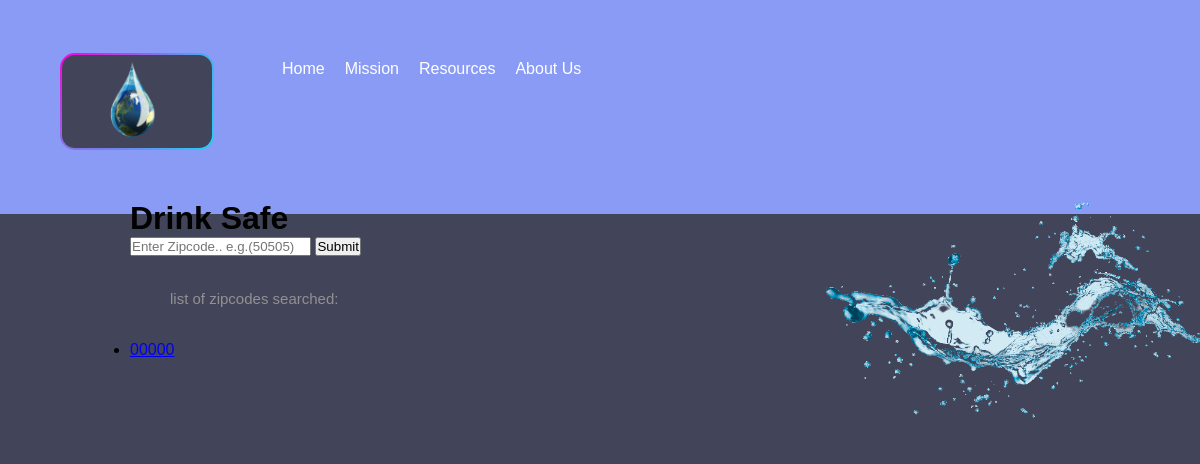
Before: /Home/ with the older database file.
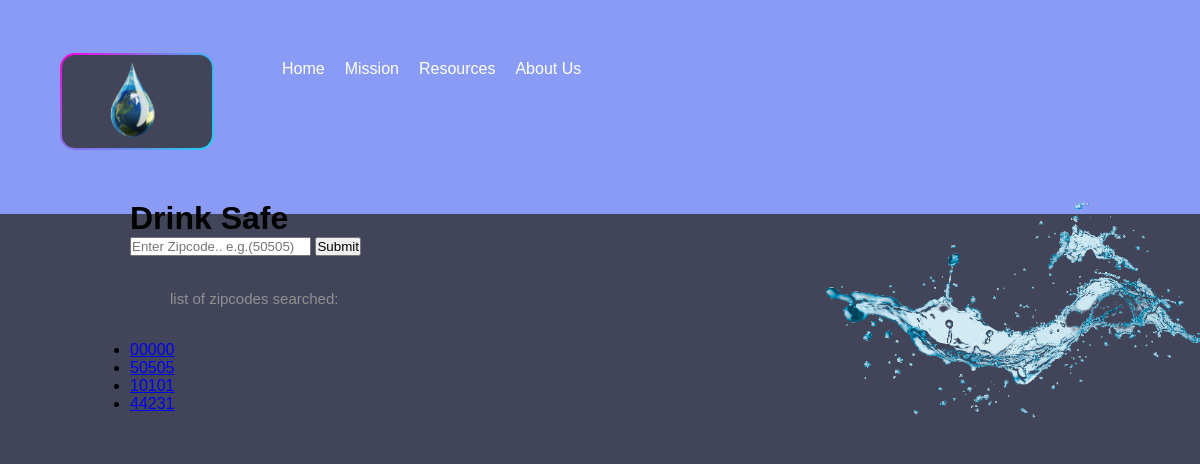
After: the same page with the newer database file.
### Home/models.py (models this page shows, shortened)
class Zipcode(models.Model):
    areaCode = models.TextField('zipcode', max_length=5)
    entered = models.DateTimeField('date published')

### Home/views.py (the view)
# urls.py: path('', views.index, name='index'),
def index(request):
    zipcode_list = Zipcode.objects.order_by('entered')[:5]
    template = loader.get_template('Home/index.html')
    context = {
        'zipcode_list': zipcode_list,
    }
    if request.method == 'POST':
        zip = request.POST.get('areaCode')
        z = Zipcode(areaCode=str(zip), entered=timezone.now())
        z.save()
    return HttpResponse(template.render(context, request))

### Home/templates/Home/index.html (shortened to what this page needs)
<head>
	{% load static %}
	<link rel ="stylesheet" href="{% static 'Home/FrontEnd.css' %}">
</head>
<body>
	<div class="container">
		<div class = "menu">
			<ul>
				<li class = "logo"><img src="{% static 'Home/tapwater.png' %}"></li>
				<li>Home</li>
				<li>Mission</li>
				<li>Resources</li>
				<li>About Us</li>
			</ul>
		</div>
		<div class="topText">
			<h1>Drink Safe</h1>
			<div class="app-text">
				<form action='/Home/' method='post'>{% csrf_token %}
					<input class="search" type="text" name="areaCode" placeholder="Enter Zipcode.. e.g.(50505)">
					<input type="submit">
				</form>
				<P>list of zipcodes searched:<br>
				{% if zipcode_list %}
					<ul>
					{% for zipcode in zipcode_list %}
						<li><a href="/polls/{{ question.id }}/">{{ zipcode.areaCode }}</a></li>
					{% endfor %}
					</ul>
				{% else %}
					<p>No zipcodes are available.</p>
				{% endif %}
		</div>
			<div class= "app-picture"><img src="{% static 'Home/waterr.png' %}">
			</div>
	</div>
	</div>
</body>

### static/Home/FrontEnd.css (style rules this page uses)
* { margin: 0; padding: 0; font-family: sans-serif; }
.container { width: 100%; height: 100%; background: #42455a; }
.menu { background: #899bf5; width = 100% height = 100% }
.menu ul { display: inline-flex; margin: 50px; }
.menu li { list-style: none; margin: 10px; color: #ffffff; cursor: pointer; }
.logo img { width: 150px; margin-top: -7px; margin-right: 48px; border: 2px solid transparent; border-radius: 15px; background-image: linear-gradient(#42455a,#42455a),radial-gradient(circle at top left,#fd00da,#19d7f8); background-origin: border-box; background-clip: content-box,border-box; }
.topText { width: 80%; height: 70%; top: 25%; left: 130px; position: absolute; color: #000000; }
.app-text { width: 50%; float: left; }
.app-text p { width: 650px; font-size: 15px; margin: 30px 0 30px 40px; line-height: 25px; color: #919191; }
.app-picture { width: 40%; float: right; }
.app-picture img { width: 100%; margin-top: -35px; padding-left: 120px; }

Changed rows visible on the page:
added Zipcode: areaCode "50505"
added Zipcode: areaCode "10101"
added Zipcode: areaCode "44231"
